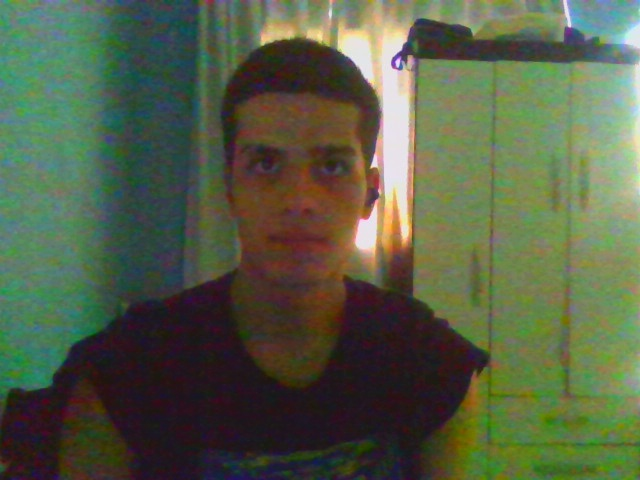
#> input picture Arquivos py/facial_dataset/unknown_user/neutro/unknown_user_neutro_20250831_154907_704785.jpg, 640 x 480 px
$ python -i image_quality.py   (imports and definitions only)   (older library calls are emulated)
#> lines starting #> are read from the running program, lines starting #| are printed output that depends on the picture
#> further down, picture is the input picture: shape (480, 640, 3); mean B, G, R 70.4, 94.7, 86
"""Módulo para verificação da qualidade da imagem para reconhecimento facial."""

import cv2
import os
import numpy as np

# Carrega o classificador Haar Cascade para detecção facial
cascade_path_default = cv2.data.haarcascades + 'haarcascade_frontalface_default.xml'
cascade_path_fallback = r'C:/haarcascades/haarcascade_frontalface_default.xml'
face_cascade = cv2.CascadeClassifier(cascade_path_default)
# [6 lines not run here, left out]

def is_image_quality_sufficient(image_np: np.ndarray) -> tuple[bool, str]:
    """Verifica a qualidade da imagem para reconhecimento facial.

    Args:
        image_np: A imagem como um array NumPy (BGR).

    Returns:
        Uma tupla (bool, str) indicando se a qualidade é suficiente e uma mensagem.
    """
    if image_np is None or image_np.size == 0:
        return False, "Imagem vazia ou inválida."

    gray_image = cv2.cvtColor(image_np, cv2.COLOR_BGR2GRAY)
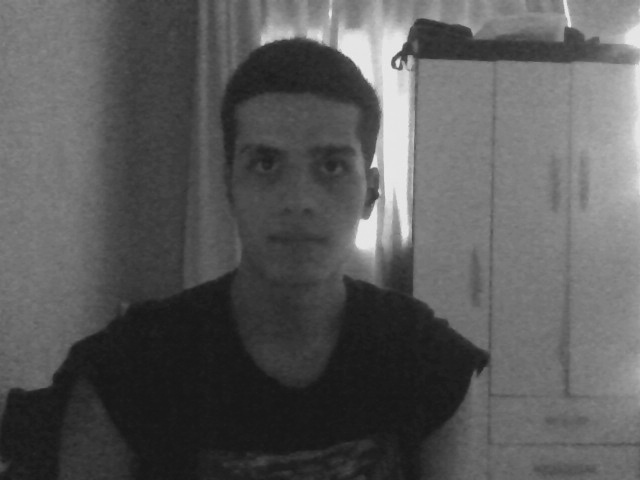
#> gray_image: shape (480, 640); min 22, max 237, mean 89.4

    # 1. Detecção de Rosto
    faces = face_cascade.detectMultiScale(gray_image, scaleFactor=1.1, minNeighbors=5, minSize=(100, 100))
#> faces = [[210, 105, 164, 164]]
    if len(faces) == 0:
        return False, "Nenhum rosto detectado na imagem."

    # Considerando apenas o maior rosto para análise de qualidade
    # (x, y, w, h)
    faces = sorted(faces, key=lambda f: f[2] * f[3], reverse=True)
    x, y, w, h = faces[0]
#> x = 210; y = 105; w = 164; h = 164

    # 2. Verificação do Tamanho do Rosto
    min_face_size = 100 # pixels
    if w < min_face_size or h < min_face_size:
        return False, f"Rosto muito pequeno ({w}x{h} pixels). Tamanho mínimo é {min_face_size}x{min_face_size}."

    face_roi = gray_image[y:y+h, x:x+w]
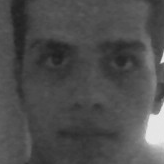
#> face_roi: shape (164, 164); min 30, max 236, mean 77.6

    # 3. Análise de Iluminação (Brilho Médio)
    average_brightness = np.mean(face_roi)
#> average_brightness = 77.64
    min_brightness = 50
    max_brightness = 200
    if average_brightness < min_brightness or average_brightness > max_brightness:
        return False, f"Iluminação inadequada (brilho médio: {average_brightness:.2f}). Ideal entre {min_brightness} e {max_brightness}."

    # 4. Análise de Borrão (Variância do Laplaciano)
    # Quanto maior o valor, mais nítida a imagem. Valores baixos indicam borrão.
    # É importante que a ROI tenha um tamanho mínimo para o Laplaciano ser significativo
    if face_roi.shape[0] < 3 or face_roi.shape[1] < 3: # Mínimo 3x3 para Laplaciano
        return False, "ROI do rosto muito pequena para análise de borrão."

    laplacian_var = cv2.Laplacian(face_roi, cv2.CV_64F).var()
#> laplacian_var = 34.59
    min_laplacian_var = 100.0 # Este valor pode precisar de ajuste com testes
    if laplacian_var < min_laplacian_var:
        return False, f"Imagem borrada (variância do Laplaciano: {laplacian_var:.2f}). Mínimo aceitável é {min_laplacian_var}."

    return True, "Qualidade da imagem suficiente."

>>> import cv2
>>> picture = cv2.imread('../../Arquivos py/facial_dataset/unknown_user/neutro/unknown_user_neutro_20250831_154907_704785.jpg')
>>> result = is_image_quality_sufficient(picture)

$ run again, on Arquivos py/facial_dataset/unknown_user/neutro/unknown_user_neutro_20250831_154908_726867.jpg
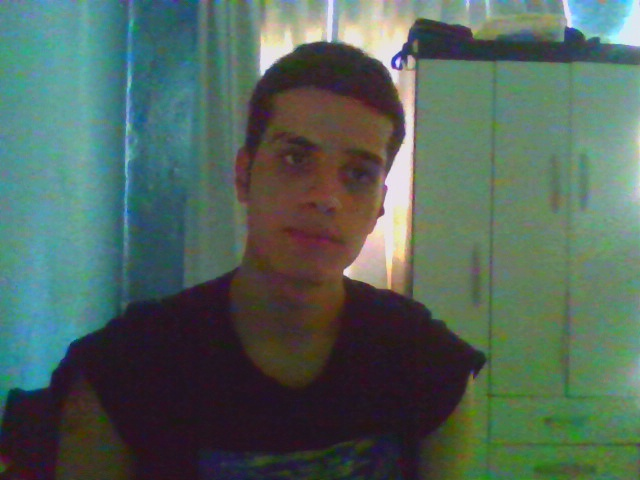
#> input picture Arquivos py/facial_dataset/unknown_user/neutro/unknown_user_neutro_20250831_154908_726867.jpg, 640 x 480 px
#> picture is the input picture: shape (480, 640, 3); mean B, G, R 90.7, 100, 81.3
#> in is_image_quality_sufficient, `gray_image = cv2.cvtColor(image_np, cv2.COLOR_BGR2GRAY)`:
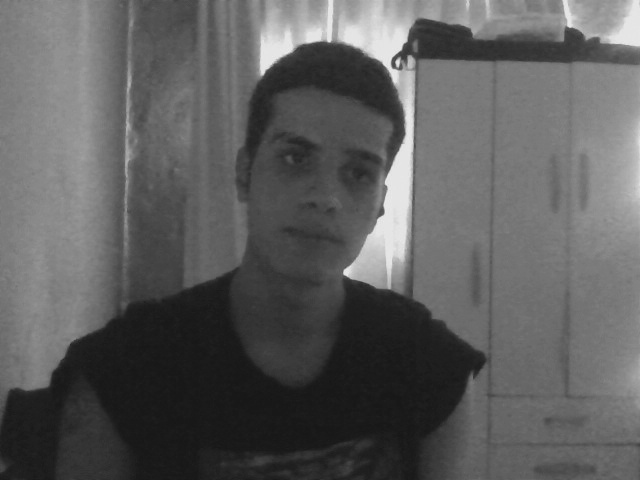
#> gray_image: shape (480, 640); min 21, max 237, mean 93.4
#> faces = [[226, 101, 175, 175]]
#> x = 226; y = 101; w = 175
#> in is_image_quality_sufficient, `face_roi = gray_image[y:y+h, x:x+w]`:
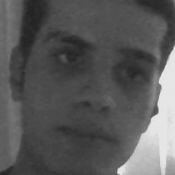
#> face_roi: shape (175, 175); min 33, max 236, mean 88.8
#> average_brightness = 88.82
#> laplacian_var = 70.93
